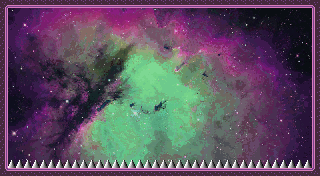

Rendered tile map (Tiled .tmx) drawn with the repository's tilesets; below, a short description and the full map source, tile grids included:
An orthogonal 40x22 tile map with 8x8 px tiles, 1 tile layer (Tile Layer 1), 1 image layer and 35 objects.

<map version="1.10" tiledversion="1.10.2" orientation="orthogonal" renderorder="right-down" width="40" height="22" tilewidth="8" tileheight="8" infinite="0" nextlayerid="4" nextobjectid="49">
 <tileset firstgid="1" source="../../../purple.tsx" />
 <imagelayer id="2" name="sdrhgzsd">
  <image source="../../../space.png" width="320" height="176" />
 </imagelayer>
 <layer id="1" name="Tile Layer 1" width="40" height="22">
  <properties>
   <property name="player" type="bool" value="true" />
  </properties>
  <data encoding="csv">
37,34,34,34,34,34,34,34,34,34,34,34,34,34,34,34,34,34,34,34,34,34,34,34,34,34,34,34,34,34,34,34,34,34,34,34,34,34,34,38,
19,0,0,0,0,0,0,0,0,0,0,0,0,0,0,0,0,0,0,0,0,0,0,0,0,0,0,0,0,0,0,0,0,0,0,0,0,0,0,17,
19,0,0,0,0,0,0,0,0,0,0,0,0,0,0,0,0,0,0,0,0,0,0,0,0,0,0,0,0,0,0,0,0,0,0,0,0,0,0,17,
19,0,0,0,0,0,0,0,0,0,0,0,0,0,0,0,0,0,0,0,0,0,0,0,0,0,0,0,0,0,0,0,0,0,0,0,0,0,0,17,
19,0,0,0,0,0,0,0,0,0,0,0,0,0,0,0,0,0,0,0,0,0,0,0,0,0,0,0,0,0,0,0,0,0,0,0,0,0,0,17,
19,0,0,0,0,0,0,0,0,0,0,0,0,0,0,0,0,0,0,0,0,0,0,0,0,0,0,0,0,0,0,0,0,0,0,0,0,0,0,17,
19,0,0,0,0,0,0,0,0,0,0,0,0,0,0,0,0,0,0,0,0,0,0,0,0,0,0,0,0,0,0,0,0,0,0,0,0,0,0,17,
19,0,0,0,0,0,0,0,0,0,0,0,0,0,0,0,0,0,0,0,0,0,0,0,0,0,0,0,0,0,0,0,0,0,0,0,0,0,0,17,
19,0,0,0,0,0,0,0,0,0,0,0,0,0,0,0,0,0,0,0,0,0,0,0,0,0,0,0,0,0,0,0,0,0,0,0,0,0,0,17,
19,0,0,0,0,0,0,0,0,0,0,0,0,0,0,0,0,0,0,0,0,0,0,0,0,0,0,0,0,0,0,0,0,0,0,0,0,0,0,17,
19,0,0,0,0,0,0,0,0,0,0,0,0,0,0,0,0,0,0,0,0,0,0,0,0,0,0,0,0,0,0,0,0,0,0,0,0,0,0,17,
19,0,0,0,0,0,0,0,0,0,0,0,0,0,0,0,0,0,0,0,0,0,0,0,0,0,0,0,0,0,0,0,0,0,0,0,0,0,0,17,
19,0,0,0,0,0,0,0,0,0,0,0,0,0,0,0,0,0,0,0,0,0,0,0,0,0,0,0,0,0,0,0,0,0,0,0,0,0,0,17,
19,0,0,0,0,0,0,0,0,0,0,0,0,0,0,0,0,0,0,0,0,0,0,0,0,0,0,0,0,0,0,0,0,0,0,0,0,0,0,17,
19,0,0,0,0,0,0,0,0,0,0,0,0,0,0,0,0,0,0,0,0,0,0,0,0,0,0,0,0,0,0,0,0,0,0,0,0,0,0,17,
19,0,0,0,0,0,0,0,0,0,0,0,0,0,0,0,0,0,0,0,0,0,0,0,0,0,0,0,0,0,0,0,0,0,0,0,0,0,0,17,
19,0,0,0,0,0,0,0,0,0,0,0,0,0,0,0,0,0,0,0,0,0,0,0,0,0,0,0,0,0,0,0,0,0,0,0,0,0,0,17,
19,0,0,0,0,0,0,0,0,0,0,0,0,0,0,0,0,0,0,0,0,0,0,0,0,0,0,0,0,0,0,0,0,0,0,0,0,0,0,17,
19,0,0,0,0,0,0,0,0,0,0,0,0,0,0,0,0,0,0,0,0,0,0,0,0,0,0,0,0,0,0,0,0,0,0,0,0,0,0,17,
19,0,0,0,0,0,0,0,0,0,0,0,0,0,0,0,0,0,0,0,0,0,0,0,0,0,0,0,0,0,0,0,0,0,0,0,0,0,0,17,
19,131,131,131,131,131,131,131,131,131,131,131,131,131,131,131,131,131,131,131,131,131,131,131,131,131,131,131,131,131,131,131,131,131,131,131,131,131,131,17,
53,2,2,2,2,2,2,2,2,2,2,2,2,2,2,2,2,2,2,2,2,2,2,2,2,2,2,2,2,2,2,2,2,2,2,2,2,2,2,54
</data>
 </layer>
 <objectgroup id="3" name="sd">
  <object id="1" gid="129" x="8" y="80" width="8" height="8" />
  <object id="2" gid="129" x="16" y="80" width="8" height="8" />
  <object id="3" gid="129" x="24" y="80" width="8" height="8" />
  <object id="4" gid="129" x="32" y="80" width="8" height="8" />
  <object id="5" gid="130" x="304" y="16" width="8" height="8">
   <properties>
    <property name="direction" value="W" />
    <property name="distance" type="int" value="27" />
   </properties>
  </object>
  <object id="6" gid="130" x="8" y="24" width="8" height="8">
   <properties>
    <property name="direction" value="E" />
    <property name="distance" type="int" value="27" />
   </properties>
  </object>
  <object id="7" gid="130" x="304" y="32" width="8" height="8">
   <properties>
    <property name="direction" value="W" />
    <property name="distance" type="int" value="27" />
   </properties>
  </object>
  <object id="8" gid="130" x="8" y="40" width="8" height="8">
   <properties>
    <property name="direction" value="E" />
    <property name="distance" type="int" value="27" />
   </properties>
  </object>
  <object id="9" gid="130" x="304" y="48" width="8" height="8">
   <properties>
    <property name="direction" value="W" />
    <property name="distance" type="int" value="27" />
   </properties>
  </object>
  <object id="10" gid="130" x="-288" y="64" width="8" height="8">
   <properties>
    <property name="direction" value="E" />
    <property name="distance" type="int" value="27" />
   </properties>
  </object>
  <object id="11" gid="130" x="8" y="56" width="8" height="8">
   <properties>
    <property name="direction" value="E" />
    <property name="distance" type="int" value="27" />
   </properties>
  </object>
  <object id="12" gid="130" x="304" y="64" width="8" height="8">
   <properties>
    <property name="direction" value="W" />
    <property name="distance" type="int" value="27" />
   </properties>
  </object>
  <object id="13" gid="130" x="8" y="72" width="8" height="8">
   <properties>
    <property name="direction" value="E" />
    <property name="distance" type="int" value="27" />
   </properties>
  </object>
  <object id="14" gid="130" x="304" y="80" width="8" height="8">
   <properties>
    <property name="direction" value="W" />
    <property name="distance" type="int" value="27" />
   </properties>
  </object>
  <object id="15" gid="130" x="8" y="88" width="8" height="8">
   <properties>
    <property name="direction" value="E" />
    <property name="distance" type="int" value="27" />
   </properties>
  </object>
  <object id="16" gid="130" x="304" y="96" width="8" height="8">
   <properties>
    <property name="direction" value="W" />
    <property name="distance" type="int" value="27" />
   </properties>
  </object>
  <object id="17" gid="130" x="8" y="104" width="8" height="8">
   <properties>
    <property name="direction" value="E" />
    <property name="distance" type="int" value="27" />
   </properties>
  </object>
  <object id="18" gid="130" x="304" y="112" width="8" height="8">
   <properties>
    <property name="direction" value="W" />
    <property name="distance" type="int" value="27" />
   </properties>
  </object>
  <object id="19" gid="130" x="8" y="120" width="8" height="8">
   <properties>
    <property name="direction" value="E" />
    <property name="distance" type="int" value="27" />
   </properties>
  </object>
  <object id="20" gid="130" x="304" y="128" width="8" height="8">
   <properties>
    <property name="direction" value="W" />
    <property name="distance" type="int" value="27" />
   </properties>
  </object>
  <object id="21" gid="130" x="8" y="136" width="8" height="8">
   <properties>
    <property name="direction" value="E" />
    <property name="distance" type="int" value="27" />
   </properties>
  </object>
  <object id="22" gid="130" x="304" y="144" width="8" height="8">
   <properties>
    <property name="direction" value="W" />
    <property name="distance" type="int" value="27" />
   </properties>
  </object>
  <object id="23" gid="130" x="8" y="152" width="8" height="8">
   <properties>
    <property name="direction" value="E" />
    <property name="distance" type="int" value="27" />
   </properties>
  </object>
  <object id="30" gid="129" x="136" y="136" width="8" height="8" />
  <object id="31" gid="129" x="144" y="136" width="8" height="8" />
  <object id="32" gid="129" x="152" y="136" width="8" height="8" />
  <object id="33" gid="129" x="160" y="136" width="8" height="8" />
  <object id="34" gid="129" x="192" y="72" width="8" height="8" />
  <object id="35" gid="129" x="200" y="72" width="8" height="8" />
  <object id="36" gid="129" x="208" y="72" width="8" height="8" />
  <object id="37" gid="129" x="216" y="72" width="8" height="8" />
  <object id="38" gid="129" x="200" y="152" width="8" height="8" />
  <object id="39" gid="129" x="208" y="152" width="8" height="8" />
  <object id="40" gid="129" x="216" y="152" width="8" height="8" />
  <object id="47" gid="193" x="192" y="40" width="8" height="8">
   <properties>
    <property name="destination" value="assets/levels/MAIN/W2/12.tmx" />
   </properties>
  </object>
 </objectgroup>
</map>
